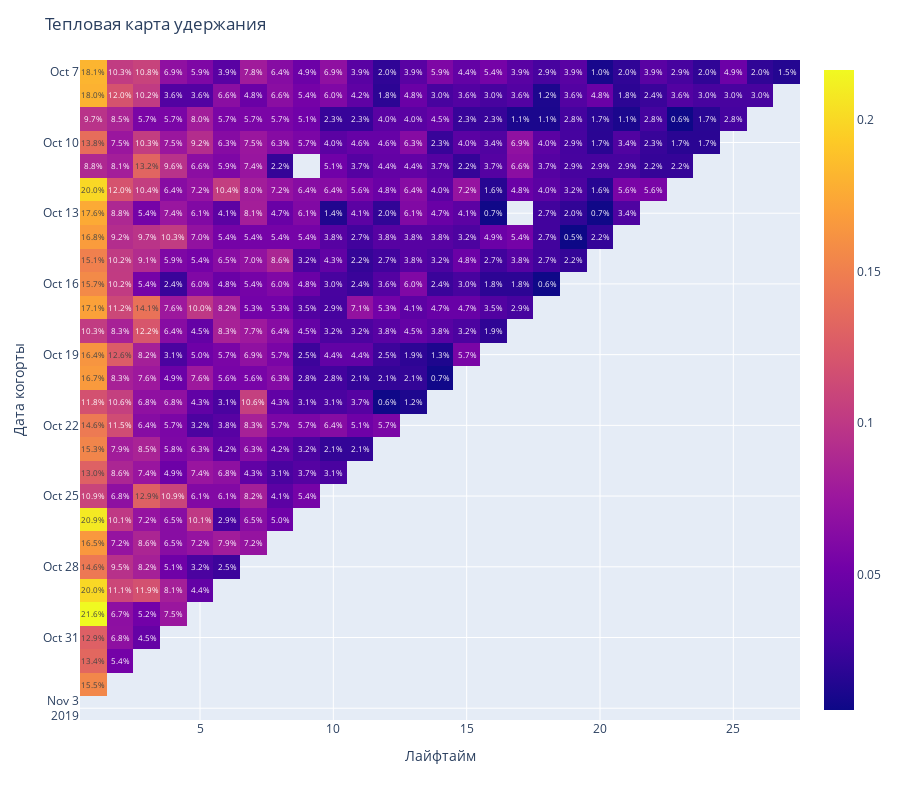
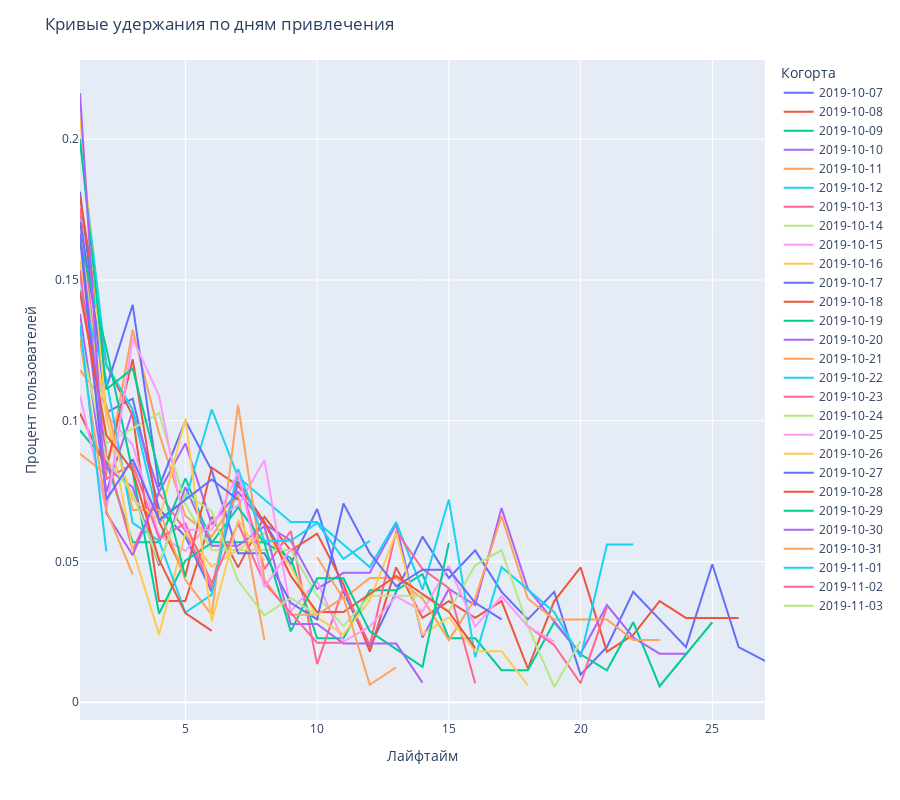

Notebook cell for these charts, in order:
### Code cell
report = retention.pivot_table(index=['start_date'], columns='dt_diff', values='retention_rate').drop(columns=[0])   # удаляем 0-й день 

fig = px.imshow(report, text_auto='.1%')
fig.update_layout(
    title="Тепловая карта удержания",
    xaxis_title="Лайфтайм",
    yaxis_title="Дата когорты",
    height=800,
)
fig.show()

report.index = pd.to_datetime(report.index).date.astype('str')
report = report.T.reset_index()

fig = px.line(report, x='dt_diff', y=report.columns) 
fig.update_layout(
    title="Кривые удержания по дням привлечения",
    xaxis_title="Лайфтайм",
    yaxis_title="Процент пользователей",
    legend_title='Когорта',
    height=800,
)
fig.show()

### Figure 1 — Plotly figure (JSON) as saved in the notebook; plotly's stock layout.template omitted (floating-point values rounded to 4 significant figures; data arrays with more than 128 entries replaced by an {"elided": "..."} marker saying what was removed)
{"data": [{"coloraxis": "coloraxis", "hovertemplate": "dt_diff: %{x}<br>start_date: %{y}<br>color: %{z}<extra></extra>", "name": "0", "texttemplate": "%{z:.1%}", "type": "heatmap", "x": [1, 2, 3, 4, 5, 6, 7, 8, 9, 10, 11, 12, 13, 14, 15, 16, 17, 18, 19, 20, 21, 22, 23, 24, 25, 26, 27], "xaxis": "x", "y": ["2019-10-07", "2019-10-08", "2019-10-09", "2019-10-10", "2019-10-11", "2019-10-12", "2019-10-13", "2019-10-14", "2019-10-15", "2019-10-16", "2019-10-17", "2019-10-18", "2019-10-19", "2019-10-20", "2019-10-21", "2019-10-22", "2019-10-23", "2019-10-24", "2019-10-25", "2019-10-26", "2019-10-27", "2019-10-28", "2019-10-29", "2019-10-30", "2019-10-31", "2019-11-01", "2019-11-02", "2019-11-03"], "yaxis": "y", "z": {"elided": "28x27 float values"}}], "layout": {"coloraxis": {"colorscale": [[0, "#0d0887"], [0.1111, "#46039f"], [0.2222, "#7201a8"], [0.3333, "#9c179e"], [0.4444, "#bd3786"], [0.5556, "#d8576b"], [0.6667, "#ed7953"], [0.7778, "#fb9f3a"], [0.8889, "#fdca26"], [1, "#f0f921"]]}, "height": 800, "margin": {"t": 60}, "title": {"text": "Тепловая карта удержания"}, "xaxis": {"anchor": "y", "constrain": "domain", "domain": [0, 1], "scaleanchor": "y", "title": {"text": "Лайфтайм"}}, "yaxis": {"anchor": "x", "autorange": "reversed", "constrain": "domain", "domain": [0, 1], "title": {"text": "Дата когорты"}}}}

### Figure 2 — Plotly figure (JSON) as saved in the notebook; plotly's stock layout.template omitted (floating-point values rounded to 4 significant figures)
{"data": [{"hovertemplate": "variable=2019-10-07<br>dt_diff=%{x}<br>value=%{y}<extra></extra>", "legendgroup": "2019-10-07", "line": {"color": "#636efa", "dash": "solid"}, "marker": {"symbol": "circle"}, "mode": "lines", "name": "2019-10-07", "orientation": "v", "showlegend": true, "type": "scatter", "x": [1, 2, 3, 4, 5, 6, 7, 8, 9, 10, 11, 12, 13, 14, 15, 16, 17, 18, 19, 20, 21, 22, 23, 24, 25, 26, 27], "xaxis": "x", "y": [0.1814, 0.1029, 0.1078, 0.06863, 0.05882, 0.03922, 0.07843, 0.06373, 0.04902, 0.06863, 0.03922, 0.01961, 0.03922, 0.05882, 0.04412, 0.05392, 0.03922, 0.02941, 0.03922, 0.009804, 0.01961, 0.03922, 0.02941, 0.01961, 0.04902, 0.01961, 0.01471], "yaxis": "y"}, {"hovertemplate": "variable=2019-10-08<br>dt_diff=%{x}<br>value=%{y}<extra></extra>", "legendgroup": "2019-10-08", "line": {"color": "#EF553B", "dash": "solid"}, "marker": {"symbol": "circle"}, "mode": "lines", "name": "2019-10-08", "orientation": "v", "showlegend": true, "type": "scatter", "x": [1, 2, 3, 4, 5, 6, 7, 8, 9, 10, 11, 12, 13, 14, 15, 16, 17, 18, 19, 20, 21, 22, 23, 24, 25, 26, 27], "xaxis": "x", "y": [0.1796, 0.1198, 0.1018, 0.03593, 0.03593, 0.06587, 0.0479, 0.06587, 0.05389, 0.05988, 0.04192, 0.01796, 0.0479, 0.02994, 0.03593, 0.02994, 0.03593, 0.01198, 0.03593, 0.0479, 0.01796, 0.02395, 0.03593, 0.02994, 0.02994, 0.02994, null], "yaxis": "y"}, {"hovertemplate": "variable=2019-10-09<br>dt_diff=%{x}<br>value=%{y}<extra></extra>", "legendgroup": "2019-10-09", "line": {"color": "#00cc96", "dash": "solid"}, "marker": {"symbol": "circle"}, "mode": "lines", "name": "2019-10-09", "orientation": "v", "showlegend": true, "type": "scatter", "x": [1, 2, 3, 4, 5, 6, 7, 8, 9, 10, 11, 12, 13, 14, 15, 16, 17, 18, 19, 20, 21, 22, 23, 24, 25, 26, 27], "xaxis": "x", "y": [0.09659, 0.08523, 0.05682, 0.05682, 0.07955, 0.05682, 0.05682, 0.05682, 0.05114, 0.02273, 0.02273, 0.03977, 0.03977, 0.04545, 0.02273, 0.02273, 0.01136, 0.01136, 0.02841, 0.01705, 0.01136, 0.02841, 0.005682, 0.01705, 0.02841, null, null], "yaxis": "y"}, {"hovertemplate": "variable=2019-10-10<br>dt_diff=%{x}<br>value=%{y}<extra></extra>", "legendgroup": "2019-10-10", "line": {"color": "#ab63fa", "dash": "solid"}, "marker": {"symbol": "circle"}, "mode": "lines", "name": "2019-10-10", "orientation": "v", "showlegend": true, "type": "scatter", "x": [1, 2, 3, 4, 5, 6, 7, 8, 9, 10, 11, 12, 13, 14, 15, 16, 17, 18, 19, 20, 21, 22, 23, 24, 25, 26, 27], "xaxis": "x", "y": [0.1379, 0.07471, 0.1034, 0.07471, 0.09195, 0.06322, 0.07471, 0.06322, 0.05747, 0.04023, 0.04598, 0.04598, 0.06322, 0.02299, 0.04023, 0.03448, 0.06897, 0.04023, 0.02874, 0.01724, 0.03448, 0.02299, 0.01724, 0.01724, null, null, null], "yaxis": "y"}, {"hovertemplate": "variable=2019-10-11<br>dt_diff=%{x}<br>value=%{y}<extra></extra>", "legendgroup": "2019-10-11", "line": {"color": "#FFA15A", "dash": "solid"}, "marker": {"symbol": "circle"}, "mode": "lines", "name": "2019-10-11", "orientation": "v", "showlegend": true, "type": "scatter", "x": [1, 2, 3, 4, 5, 6, 7, 8, 9, 10, 11, 12, 13, 14, 15, 16, 17, 18, 19, 20, 21, 22, 23, 24, 25, 26, 27], "xaxis": "x", "y": [0.08824, 0.08088, 0.1324, 0.09559, 0.06618, 0.05882, 0.07353, 0.02206, null, 0.05147, 0.03676, 0.04412, 0.04412, 0.03676, 0.02206, 0.03676, 0.06618, 0.03676, 0.02941, 0.02941, 0.02941, 0.02206, 0.02206, null, null, null, null], "yaxis": "y"}, {"hovertemplate": "variable=2019-10-12<br>dt_diff=%{x}<br>value=%{y}<extra></extra>", "legendgroup": "2019-10-12", "line": {"color": "#19d3f3", "dash": "solid"}, "marker": {"symbol": "circle"}, "mode": "lines", "name": "2019-10-12", "orientation": "v", "showlegend": true, "type": "scatter", "x": [1, 2, 3, 4, 5, 6, 7, 8, 9, 10, 11, 12, 13, 14, 15, 16, 17, 18, 19, 20, 21, 22, 23, 24, 25, 26, 27], "xaxis": "x", "y": [0.2, 0.12, 0.104, 0.064, 0.072, 0.104, 0.08, 0.072, 0.064, 0.064, 0.056, 0.048, 0.064, 0.04, 0.072, 0.016, 0.048, 0.04, 0.032, 0.016, 0.056, 0.056, null, null, null, null, null], "yaxis": "y"}, {"hovertemplate": "variable=2019-10-13<br>dt_diff=%{x}<br>value=%{y}<extra></extra>", "legendgroup": "2019-10-13", "line": {"color": "#FF6692", "dash": "solid"}, "marker": {"symbol": "circle"}, "mode": "lines", "name": "2019-10-13", "orientation": "v", "showlegend": true, "type": "scatter", "x": [1, 2, 3, 4, 5, 6, 7, 8, 9, 10, 11, 12, 13, 14, 15, 16, 17, 18, 19, 20, 21, 22, 23, 24, 25, 26, 27], "xaxis": "x", "y": [0.1757, 0.08784, 0.05405, 0.07432, 0.06081, 0.04054, 0.08108, 0.0473, 0.06081, 0.01351, 0.04054, 0.02027, 0.06081, 0.0473, 0.04054, 0.006757, null, 0.02703, 0.02027, 0.006757, 0.03378, null, null, null, null, null, null], "yaxis": "y"}, {"hovertemplate": "variable=2019-10-14<br>dt_diff=%{x}<br>value=%{y}<extra></extra>", "legendgroup": "2019-10-14", "line": {"color": "#B6E880", "dash": "solid"}, "marker": {"symbol": "circle"}, "mode": "lines", "name": "2019-10-14", "orientation": "v", "showlegend": true, "type": "scatter", "x": [1, 2, 3, 4, 5, 6, 7, 8, 9, 10, 11, 12, 13, 14, 15, 16, 17, 18, 19, 20, 21, 22, 23, 24, 25, 26, 27], "xaxis": "x", "y": [0.1676, 0.09189, 0.0973, 0.1027, 0.07027, 0.05405, 0.05405, 0.05405, 0.05405, 0.03784, 0.02703, 0.03784, 0.03784, 0.03784, 0.03243, 0.04865, 0.05405, 0.02703, 0.005405, 0.02162, null, null, null, null, null, null, null], "yaxis": "y"}, {"hovertemplate": "variable=2019-10-15<br>dt_diff=%{x}<br>value=%{y}<extra></extra>", "legendgroup": "2019-10-15", "line": {"color": "#FF97FF", "dash": "solid"}, "marker": {"symbol": "circle"}, "mode": "lines", "name": "2019-10-15", "orientation": "v", "showlegend": true, "type": "scatter", "x": [1, 2, 3, 4, 5, 6, 7, 8, 9, 10, 11, 12, 13, 14, 15, 16, 17, 18, 19, 20, 21, 22, 23, 24, 25, 26, 27], "xaxis": "x", "y": [0.1505, 0.1022, 0.0914, 0.05914, 0.05376, 0.06452, 0.06989, 0.08602, 0.03226, 0.04301, 0.02151, 0.02688, 0.03763, 0.03226, 0.04839, 0.02688, 0.03763, 0.02688, 0.02151, null, null, null, null, null, null, null, null], "yaxis": "y"}, {"hovertemplate": "variable=2019-10-16<br>dt_diff=%{x}<br>value=%{y}<extra></extra>", "legendgroup": "2019-10-16", "line": {"color": "#FECB52", "dash": "solid"}, "marker": {"symbol": "circle"}, "mode": "lines", "name": "2019-10-16", "orientation": "v", "showlegend": true, "type": "scatter", "x": [1, 2, 3, 4, 5, 6, 7, 8, 9, 10, 11, 12, 13, 14, 15, 16, 17, 18, 19, 20, 21, 22, 23, 24, 25, 26, 27], "xaxis": "x", "y": [0.1566, 0.1024, 0.05422, 0.0241, 0.06024, 0.04819, 0.05422, 0.06024, 0.04819, 0.03012, 0.0241, 0.03614, 0.06024, 0.0241, 0.03012, 0.01807, 0.01807, 0.006024, null, null, null, null, null, null, null, null, null], "yaxis": "y"}, {"hovertemplate": "variable=2019-10-17<br>dt_diff=%{x}<br>value=%{y}<extra></extra>", "legendgroup": "2019-10-17", "line": {"color": "#636efa", "dash": "solid"}, "marker": {"symbol": "circle"}, "mode": "lines", "name": "2019-10-17", "orientation": "v", "showlegend": true, "type": "scatter", "x": [1, 2, 3, 4, 5, 6, 7, 8, 9, 10, 11, 12, 13, 14, 15, 16, 17, 18, 19, 20, 21, 22, 23, 24, 25, 26, 27], "xaxis": "x", "y": [0.1706, 0.1118, 0.1412, 0.07647, 0.1, 0.08235, 0.05294, 0.05294, 0.03529, 0.02941, 0.07059, 0.05294, 0.04118, 0.04706, 0.04706, 0.03529, 0.02941, null, null, null, null, null, null, null, null, null, null], "yaxis": "y"}, {"hovertemplate": "variable=2019-10-18<br>dt_diff=%{x}<br>value=%{y}<extra></extra>", "legendgroup": "2019-10-18", "line": {"color": "#EF553B", "dash": "solid"}, "marker": {"symbol": "circle"}, "mode": "lines", "name": "2019-10-18", "orientation": "v", "showlegend": true, "type": "scatter", "x": [1, 2, 3, 4, 5, 6, 7, 8, 9, 10, 11, 12, 13, 14, 15, 16, 17, 18, 19, 20, 21, 22, 23, 24, 25, 26, 27], "xaxis": "x", "y": [0.1026, 0.08333, 0.1218, 0.0641, 0.04487, 0.08333, 0.07692, 0.0641, 0.04487, 0.03205, 0.03205, 0.03846, 0.04487, 0.03846, 0.03205, 0.01923, null, null, null, null, null, null, null, null, null, null, null], "yaxis": "y"}, {"hovertemplate": "variable=2019-10-19<br>dt_diff=%{x}<br>value=%{y}<extra></extra>", "legendgroup": "2019-10-19", "line": {"color": "#00cc96", "dash": "solid"}, "marker": {"symbol": "circle"}, "mode": "lines", "name": "2019-10-19", "orientation": "v", "showlegend": true, "type": "scatter", "x": [1, 2, 3, 4, 5, 6, 7, 8, 9, 10, 11, 12, 13, 14, 15, 16, 17, 18, 19, 20, 21, 22, 23, 24, 25, 26, 27], "xaxis": "x", "y": [0.1635, 0.1258, 0.08176, 0.03145, 0.05031, 0.0566, 0.06918, 0.0566, 0.02516, 0.04403, 0.04403, 0.02516, 0.01887, 0.01258, 0.0566, null, null, null, null, null, null, null, null, null, null, null, null], "yaxis": "y"}, {"hovertemplate": "variable=2019-10-20<br>dt_diff=%{x}<br>value=%{y}<extra></extra>", "legendgroup": "2019-10-20", "line": {"color": "#ab63fa", "dash": "solid"}, "marker": {"symbol": "circle"}, "mode": "lines", "name": "2019-10-20", "orientation": "v", "showlegend": true, "type": "scatter", "x": [1, 2, 3, 4, 5, 6, 7, 8, 9, 10, 11, 12, 13, 14, 15, 16, 17, 18, 19, 20, 21, 22, 23, 24, 25, 26, 27], "xaxis": "x", "y": [0.1667, 0.08333, 0.07639, 0.04861, 0.07639, 0.05556, 0.05556, 0.0625, 0.02778, 0.02778, 0.02083, 0.02083, 0.02083, 0.006944, null, null, null, null, null, null, null, null, null, null, null, null, null], "yaxis": "y"}, {"hovertemplate": "variable=2019-10-21<br>dt_diff=%{x}<br>value=%{y}<extra></extra>", "legendgroup": "2019-10-21", "line": {"color": "#FFA15A", "dash": "solid"}, "marker": {"symbol": "circle"}, "mode": "lines", "name": "2019-10-21", "orientation": "v", "showlegend": true, "type": "scatter", "x": [1, 2, 3, 4, 5, 6, 7, 8, 9, 10, 11, 12, 13, 14, 15, 16, 17, 18, 19, 20, 21, 22, 23, 24, 25, 26, 27], "xaxis": "x", "y": [0.118, 0.1056, 0.06832, 0.06832, 0.04348, 0.03106, 0.1056, 0.04348, 0.03106, 0.03106, 0.03727, 0.006211, 0.01242, null, null, null, null, null, null, null, null, null, null, null, null, null, null], "yaxis": "y"}, {"hovertemplate": "variable=2019-10-22<br>dt_diff=%{x}<br>value=%{y}<extra></extra>", "legendgroup": "2019-10-22", "line": {"color": "#19d3f3", "dash": "solid"}, "marker": {"symbol": "circle"}, "mode": "lines", "name": "2019-10-22", "orientation": "v", "showlegend": true, "type": "scatter", "x": [1, 2, 3, 4, 5, 6, 7, 8, 9, 10, 11, 12, 13, 14, 15, 16, 17, 18, 19, 20, 21, 22, 23, 24, 25, 26, 27], "xaxis": "x", "y": [0.1465, 0.1146, 0.06369, 0.05732, 0.03185, 0.03822, 0.0828, 0.05732, 0.05732, 0.06369, 0.05096, 0.05732, null, null, null, null, null, null, null, null, null, null, null, null, null, null, null], "yaxis": "y"}, {"hovertemplate": "variable=2019-10-23<br>dt_diff=%{x}<br>value=%{y}<extra></extra>", "legendgroup": "2019-10-23", "line": {"color": "#FF6692", "dash": "solid"}, "marker": {"symbol": "circle"}, "mode": "lines", "name": "2019-10-23", "orientation": "v", "showlegend": true, "type": "scatter", "x": [1, 2, 3, 4, 5, 6, 7, 8, 9, 10, 11, 12, 13, 14, 15, 16, 17, 18, 19, 20, 21, 22, 23, 24, 25, 26, 27], "xaxis": "x", "y": [0.1534, 0.07937, 0.08466, 0.0582, 0.06349, 0.04233, 0.06349, 0.04233, 0.03175, 0.02116, 0.02116, null, null, null, null, null, null, null, null, null, null, null, null, null, null, null, null], "yaxis": "y"}, {"hovertemplate": "variable=2019-10-24<br>dt_diff=%{x}<br>value=%{y}<extra></extra>", "legendgroup": "2019-10-24", "line": {"color": "#B6E880", "dash": "solid"}, "marker": {"symbol": "circle"}, "mode": "lines", "name": "2019-10-24", "orientation": "v", "showlegend": true, "type": "scatter", "x": [1, 2, 3, 4, 5, 6, 7, 8, 9, 10, 11, 12, 13, 14, 15, 16, 17, 18, 19, 20, 21, 22, 23, 24, 25, 26, 27], "xaxis": "x", "y": [0.1296, 0.08642, 0.07407, 0.04938, 0.07407, 0.0679, 0.04321, 0.03086, 0.03704, 0.03086, null, null, null, null, null, null, null, null, null, null, null, null, null, null, null, null, null], "yaxis": "y"}, {"hovertemplate": "variable=2019-10-25<br>dt_diff=%{x}<br>value=%{y}<extra></extra>", "legendgroup": "2019-10-25", "line": {"color": "#FF97FF", "dash": "solid"}, "marker": {"symbol": "circle"}, "mode": "lines", "name": "2019-10-25", "orientation": "v", "showlegend": true, "type": "scatter", "x": [1, 2, 3, 4, 5, 6, 7, 8, 9, 10, 11, 12, 13, 14, 15, 16, 17, 18, 19, 20, 21, 22, 23, 24, 25, 26, 27], "xaxis": "x", "y": [0.1088, 0.06803, 0.1293, 0.1088, 0.06122, 0.06122, 0.08163, 0.04082, 0.05442, null, null, null, null, null, null, null, null, null, null, null, null, null, null, null, null, null, null], "yaxis": "y"}, {"hovertemplate": "variable=2019-10-26<br>dt_diff=%{x}<br>value=%{y}<extra></extra>", "legendgroup": "2019-10-26", "line": {"color": "#FECB52", "dash": "solid"}, "marker": {"symbol": "circle"}, "mode": "lines", "name": "2019-10-26", "orientation": "v", "showlegend": true, "type": "scatter", "x": [1, 2, 3, 4, 5, 6, 7, 8, 9, 10, 11, 12, 13, 14, 15, 16, 17, 18, 19, 20, 21, 22, 23, 24, 25, 26, 27], "xaxis": "x", "y": [0.2086, 0.1007, 0.07194, 0.06475, 0.1007, 0.02878, 0.06475, 0.05036, null, null, null, null, null, null, null, null, null, null, null, null, null, null, null, null, null, null, null], "yaxis": "y"}, {"hovertemplate": "variable=2019-10-27<br>dt_diff=%{x}<br>value=%{y}<extra></extra>", "legendgroup": "2019-10-27", "line": {"color": "#636efa", "dash": "solid"}, "marker": {"symbol": "circle"}, "mode": "lines", "name": "2019-10-27", "orientation": "v", "showlegend": true, "type": "scatter", "x": [1, 2, 3, 4, 5, 6, 7, 8, 9, 10, 11, 12, 13, 14, 15, 16, 17, 18, 19, 20, 21, 22, 23, 24, 25, 26, 27], "xaxis": "x", "y": [0.1655, 0.07194, 0.08633, 0.06475, 0.07194, 0.07914, 0.07194, null, null, null, null, null, null, null, null, null, null, null, null, null, null, null, null, null, null, null, null], "yaxis": "y"}, {"hovertemplate": "variable=2019-10-28<br>dt_diff=%{x}<br>value=%{y}<extra></extra>", "legendgroup": "2019-10-28", "line": {"color": "#EF553B", "dash": "solid"}, "marker": {"symbol": "circle"}, "mode": "lines", "name": "2019-10-28", "orientation": "v", "showlegend": true, "type": "scatter", "x": [1, 2, 3, 4, 5, 6, 7, 8, 9, 10, 11, 12, 13, 14, 15, 16, 17, 18, 19, 20, 21, 22, 23, 24, 25, 26, 27], "xaxis": "x", "y": [0.1456, 0.09494, 0.08228, 0.05063, 0.03165, 0.02532, null, null, null, null, null, null, null, null, null, null, null, null, null, null, null, null, null, null, null, null, null], "yaxis": "y"}, {"hovertemplate": "variable=2019-10-29<br>dt_diff=%{x}<br>value=%{y}<extra></extra>", "legendgroup": "2019-10-29", "line": {"color": "#00cc96", "dash": "solid"}, "marker": {"symbol": "circle"}, "mode": "lines", "name": "2019-10-29", "orientation": "v", "showlegend": true, "type": "scatter", "x": [1, 2, 3, 4, 5, 6, 7, 8, 9, 10, 11, 12, 13, 14, 15, 16, 17, 18, 19, 20, 21, 22, 23, 24, 25, 26, 27], "xaxis": "x", "y": [0.2, 0.1111, 0.1185, 0.08148, 0.04444, null, null, null, null, null, null, null, null, null, null, null, null, null, null, null, null, null, null, null, null, null, null], "yaxis": "y"}, {"hovertemplate": "variable=2019-10-30<br>dt_diff=%{x}<br>value=%{y}<extra></extra>", "legendgroup": "2019-10-30", "line": {"color": "#ab63fa", "dash": "solid"}, "marker": {"symbol": "circle"}, "mode": "lines", "name": "2019-10-30", "orientation": "v", "showlegend": true, "type": "scatter", "x": [1, 2, 3, 4, 5, 6, 7, 8, 9, 10, 11, 12, 13, 14, 15, 16, 17, 18, 19, 20, 21, 22, 23, 24, 25, 26, 27], "xaxis": "x", "y": [0.2164, 0.06716, 0.05224, 0.07463, null, null, null, null, null, null, null, null, null, null, null, null, null, null, null, null, null, null, null, null, null, null, null], "yaxis": "y"}, {"hovertemplate": "variable=2019-10-31<br>dt_diff=%{x}<br>value=%{y}<extra></extra>", "legendgroup": "2019-10-31", "line": {"color": "#FFA15A", "dash": "solid"}, "marker": {"symbol": "circle"}, "mode": "lines", "name": "2019-10-31", "orientation": "v", "showlegend": true, "type": "scatter", "x": [1, 2, 3, 4, 5, 6, 7, 8, 9, 10, 11, 12, 13, 14, 15, 16, 17, 18, 19, 20, 21, 22, 23, 24, 25, 26, 27], "xaxis": "x", "y": [0.1288, 0.06818, 0.04545, null, null, null, null, null, null, null, null, null, null, null, null, null, null, null, null, null, null, null, null, null, null, null, null], "yaxis": "y"}, {"hovertemplate": "variable=2019-11-01<br>dt_diff=%{x}<br>value=%{y}<extra></extra>", "legendgroup": "2019-11-01", "line": {"color": "#19d3f3", "dash": "solid"}, "marker": {"symbol": "circle"}, "mode": "lines", "name": "2019-11-01", "orientation": "v", "showlegend": true, "type": "scatter", "x": [1, 2, 3, 4, 5, 6, 7, 8, 9, 10, 11, 12, 13, 14, 15, 16, 17, 18, 19, 20, 21, 22, 23, 24, 25, 26, 27], "xaxis": "x", "y": [0.1339, 0.05357, null, null, null, null, null, null, null, null, null, null, null, null, null, null, null, null, null, null, null, null, null, null, null, null, null], "yaxis": "y"}, {"hovertemplate": "variable=2019-11-02<br>dt_diff=%{x}<br>value=%{y}<extra></extra>", "legendgroup": "2019-11-02", "line": {"color": "#FF6692", "dash": "solid"}, "marker": {"symbol": "circle"}, "mode": "lines", "name": "2019-11-02", "orientation": "v", "showlegend": true, "type": "scatter", "x": [1, 2, 3, 4, 5, 6, 7, 8, 9, 10, 11, 12, 13, 14, 15, 16, 17, 18, 19, 20, 21, 22, 23, 24, 25, 26, 27], "xaxis": "x", "y": [0.1546, null, null, null, null, null, null, null, null, null, null, null, null, null, null, null, null, null, null, null, null, null, null, null, null, null, null], "yaxis": "y"}, {"hovertemplate": "variable=2019-11-03<br>dt_diff=%{x}<br>value=%{y}<extra></extra>", "legendgroup": "2019-11-03", "line": {"color": "#B6E880", "dash": "solid"}, "marker": {"symbol": "circle"}, "mode": "lines", "name": "2019-11-03", "orientation": "v", "showlegend": true, "type": "scatter", "x": [1, 2, 3, 4, 5, 6, 7, 8, 9, 10, 11, 12, 13, 14, 15, 16, 17, 18, 19, 20, 21, 22, 23, 24, 25, 26, 27], "xaxis": "x", "y": [null, null, null, null, null, null, null, null, null, null, null, null, null, null, null, null, null, null, null, null, null, null, null, null, null, null, null], "yaxis": "y"}], "layout": {"height": 800, "legend": {"title": {"text": "Когорта"}, "tracegroupgap": 0}, "margin": {"t": 60}, "title": {"text": "Кривые удержания по дням привлечения"}, "xaxis": {"anchor": "y", "domain": [0, 1], "title": {"text": "Лайфтайм"}}, "yaxis": {"anchor": "x", "domain": [0, 1], "title": {"text": "Процент пользователей"}}}}
